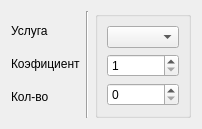
     <widget class="QWidget" name="page_5">
      <layout class="QHBoxLayout" name="horizontalLayout_7">
       <item>
        <layout class="QHBoxLayout" name="horizontalLayout_6">
         <item>
          <layout class="QVBoxLayout" name="verticalLayout_22">
           <item>
            <widget class="QLabel" name="labelUtility_RD">
             <property name="sizePolicy">
              <sizepolicy hsizetype="Preferred" vsizetype="Fixed">
               <horstretch>0</horstretch>
               <verstretch>0</verstretch>
              </sizepolicy>
             </property>
             <property name="text">
              <string>Услуга</string>
             </property>
            </widget>
           </item>
           <item>
            <widget class="QLabel" name="labelRatio_RD">
             <property name="sizePolicy">
              <sizepolicy hsizetype="Preferred" vsizetype="Fixed">
               <horstretch>0</horstretch>
               <verstretch>0</verstretch>
              </sizepolicy>
             </property>
             <property name="text">
              <string>Коэфициент</string>
             </property>
            </widget>
           </item>
           <item>
            <widget class="QLabel" name="labelAmount_RD">
             <property name="sizePolicy">
              <sizepolicy hsizetype="Preferred" vsizetype="Fixed">
               <horstretch>0</horstretch>
               <verstretch>0</verstretch>
              </sizepolicy>
             </property>
             <property name="text">
              <string>Кол-во</string>
             </property>
            </widget>
           </item>
          </layout>
         </item>
         <item>
          <widget class="Line" name="line_6">
           <property name="orientation">
            <enum>Qt::Vertical</enum>
           </property>
          </widget>
         </item>
         <item>
          <layout class="QVBoxLayout" name="verticalLayout_23">
           <property name="spacing">
            <number>0</number>
           </property>
           <item>
            <widget class="QGroupBox" name="groupBoxReceiptDetailsFields">
             <property name="title">
              <string/>
             </property>
             <layout class="QVBoxLayout" name="verticalLayout_24">
              <item>
               <widget class="QComboBox" name="comboBoxUtility_RD">
                <property name="sizePolicy">
                 <sizepolicy hsizetype="Expanding" vsizetype="Fixed">
                  <horstretch>0</horstretch>
                  <verstretch>0</verstretch>
                 </sizepolicy>
                </property>
               </widget>
              </item>
              <item>
               <widget class="QSpinBox" name="spinBoxRatio_RD">
                <property name="sizePolicy">
                 <sizepolicy hsizetype="Expanding" vsizetype="Fixed">
                  <horstretch>0</horstretch>
                  <verstretch>0</verstretch>
                 </sizepolicy>
                </property>
                <property name="minimum">
                 <number>1</number>
                </property>
                <property name="maximum">
                 <number>10</number>
                </property>
               </widget>
              </item>
              <item>
               <widget class="QSpinBox" name="spinBoxAmount_RD">
                <property name="sizePolicy">
                 <sizepolicy hsizetype="Expanding" vsizetype="Fixed">
                  <horstretch>0</horstretch>
                  <verstretch>0</verstretch>
                 </sizepolicy>
                </property>
                <property name="minimum">
                 <number>0</number>
                </property>
                <property name="maximum">
                 <number>10</number>
                </property>
               </widget>
              </item>
             </layout>
            </widget>
           </item>
          </layout>
         </item>
        </layout>
       </item>
      </layout>
     </widget>
